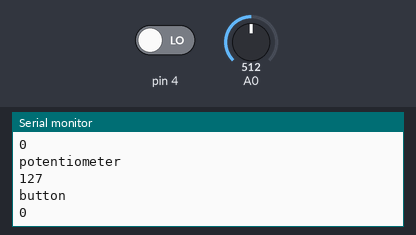
Bench run of a sketch on a simulated Arduino Uno, built with avr-gcc and run on an emulated ATmega328P. Shown: the last lines printed to the serial monitor. The test bench sets the inputs (shaded band); at power-on: A0 = 512, pin 4 LOW.

Above: at 1.2 s.
1.3 s: A0 set to 716
At 1.32 s:
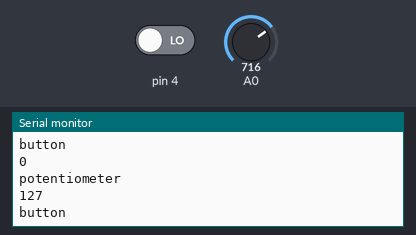
2.8 s: pin 4 driven HIGH
At 2.97 s:
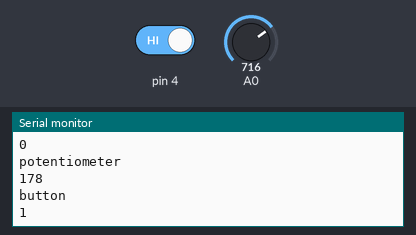
4.3 s: A0 set to 900
At 4.43 s:
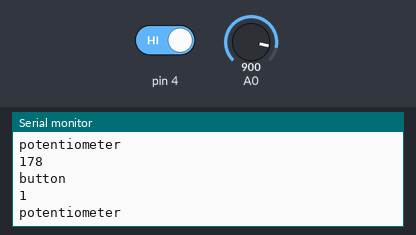
Timing chart, 0 to 7.3 s (numbered marks = the images above; inputs shaded):
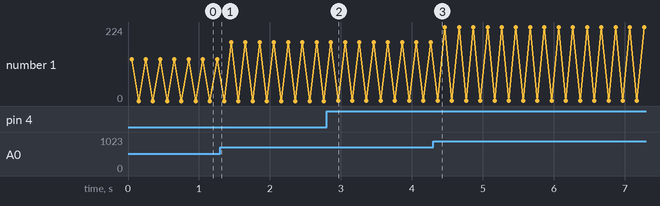

Measured:
- after the input at 2.8 s, the serial monitor: prints a new line after 0.16 s (image 2)

The sketch:

serial-pot.ino
```cpp
//Xinran Shi's final project for creative coding (Arduino)
//two switches/sensors used in the program: potentiometer and button

void setup() {
  Serial.begin(9600); // initialize serial communications
}

void loop() {
  // read the input pin A0
  int potentiometer = analogRead(A0);
  // remap the pot value to fit in 1 byte:
  int mappedPot = map(potentiometer, 0, 1023, 0, 255);
  // print it out the serial port:
  Serial.println("potentiometer");
  delay(50);
  Serial.println(mappedPot);
  // slight delay to stabilize the ADC:
  delay(50);

  // read the input pin D4
  int button = digitalRead(4);
  Serial.println("button");
  delay(50);// delay in between reads for stability
  Serial.println(button);
  delay(50);
}
```
